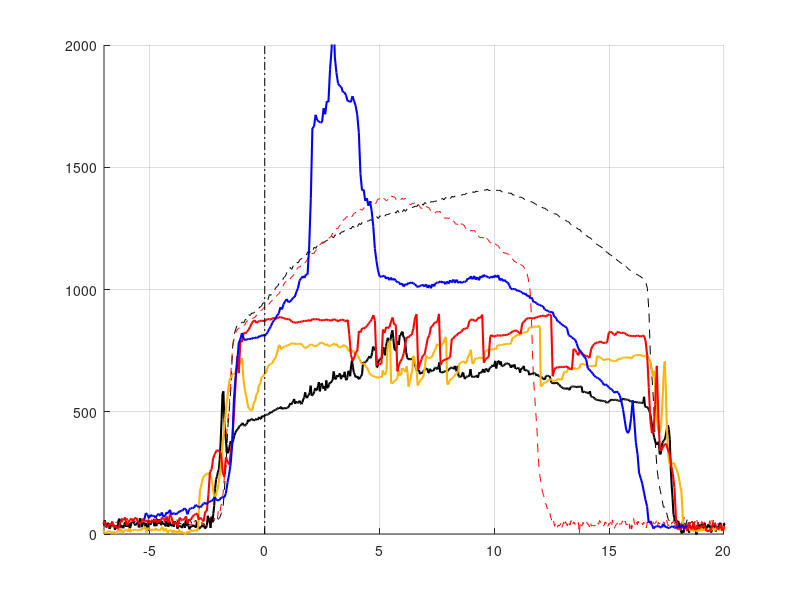

MATLAB code for this plot: (Note: this script raises an error after producing the figure.)
clear all
close all
clc

%% plotting IR Data 

%% import data

A1 = load('shot50.txt');
t1 = A1(:,1);
T1 = A1(:,2);
%compression
R = 100;
i = 1*R;
while i < length(T1)
    T1c(i/R) = T1(i);
    t1c(i/R) = t1(i);
    i = i+R;
end
T1 = T1c;
t1 = t1c;

A2 = load('shot46.txt');
% A2 = load('IRtempDRYlong8MW.txt');
t2 = A2(:,1);
T2 = A2(:,2);
% T2 = T2-273; % from K to C


A3 = load('shot52new.txt'); % RED
t3 = A3(:,1);
T3 = A3(:,2);
% T3 = T3-273; 
% compression
R = 100;
i = 1*R;
while i < length(T3)
    T3c(i/R) = T3(i);
    t3c(i/R) = t3(i);
    i = i+R;
end
T3 = T3c;
t3 = t3c;

A4 = load('shot49meansmall.txt'); % BLACK
t4 = A4(:,1);
T4 = A4(:,2);
% T4 = T4-273; % from K to C

A6 = load('shot48.txt'); % BLACK
t6 = A6(:,1);
T6 = A6(:,2);
% T4 = T4-273; % from K to C

A5 = load('shot55.txt'); % BLACK
t5 = A5(:,1);
T5 = A5(:,2);
% T4 = T4-273; % from K to C
%compression
R = 100;
i = 1*R;
while i < length(T5)
    T5c(i/R) = T5(i);
    t5c(i/R) = t5(i);
    i = i+R;
end
T5 = T5c;
t5 = t5c;

%% zero line

xzero = [0 0];
yzero = [0 5000];



%% correct timing
shift = 9;
% io1 = find(T1>300); % index of t=0
% to1 = t1(io1(1));
t1 = t1-shift;
% 
% io2 = find(T2>300); % index of t=0
% to2 = t2(io2(1));
t2 = t2-shift-0.3;
% 
% io3 = find(T3>300); % index of t=0
% to3 = t3(io3(1));
t3 = t3-shift+0.2;

t4 = t4-shift+0.2;

t5 = t5-shift-0.5;

t6 = t6-shift+0.1;

%% plot

line(t1,T1,'LineWidth',0.5,'Color','black','LineStyle','--')
hold on
line(t2,T2,'LineWidth',0.5,'Color','red','LineStyle','--') %200ev no conduction
line(t4,T4,'LineWidth',1.5,'Color','black','LineStyle','-') %5ev no conduction
line(t6,T6,'LineWidth',1.5,'Color',[1 0.7 0],'LineStyle','-')
line(t3,T3,'LineWidth',1.5,'Color','red','LineStyle','-')
line(t5,T5,'LineWidth',1.5,'Color',[0 0 1],'LineStyle','-')
line(xzero,yzero,'LineWidth',0.5,'Color','black','LineStyle','-.')
grid on
axis([-7 20 0 2000])
legend('IR-cam shot 50','IR-cam shot 46','IR-cam shot 52','IR-cam shot 48','IR-cam shot 49','IR-cam shot 55','Location','nw')
xlabel('Time [s]')
ylabel('Temperature [^oC]')
